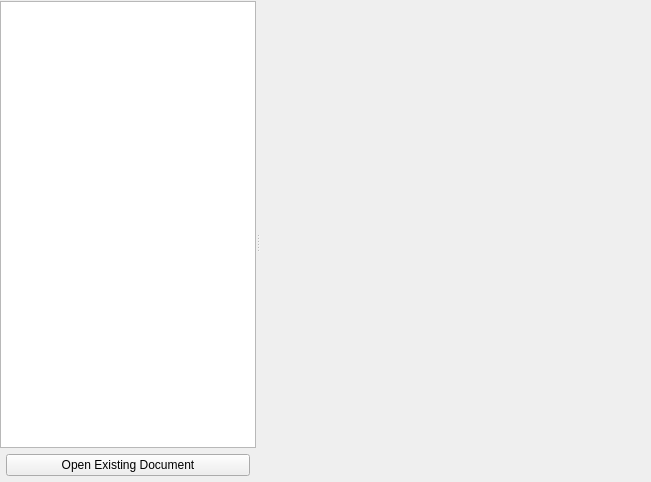
<?xml version="1.0" encoding="UTF-8"?>
<ui version="4.0">
 <class>KoOpenPaneBase</class>
 <widget class="QWidget" name="KoOpenPaneBase">
  <property name="geometry">
   <rect>
    <x>0</x>
    <y>0</y>
    <width>651</width>
    <height>482</height>
   </rect>
  </property>
  <layout class="QHBoxLayout" name="horizontalLayout">
   <property name="leftMargin">
    <number>0</number>
   </property>
   <property name="topMargin">
    <number>1</number>
   </property>
   <property name="rightMargin">
    <number>0</number>
   </property>
   <property name="bottomMargin">
    <number>0</number>
   </property>
   <item>
    <widget class="QSplitter" name="splitter">
     <property name="orientation">
      <enum>Qt::Horizontal</enum>
     </property>
     <widget class="QWidget" name="layoutWidget">
      <layout class="QVBoxLayout" name="verticalLayout">
       <property name="spacing">
        <number>0</number>
       </property>
       <item>
        <widget class="QTreeWidget" name="m_sectionList">
         <property name="sizePolicy">
          <sizepolicy hsizetype="Expanding" vsizetype="Expanding">
           <horstretch>0</horstretch>
           <verstretch>0</verstretch>
          </sizepolicy>
         </property>
         <property name="iconSize">
          <size>
           <width>48</width>
           <height>48</height>
          </size>
         </property>
         <property name="rootIsDecorated">
          <bool>false</bool>
         </property>
         <property name="uniformRowHeights">
          <bool>false</bool>
         </property>
         <property name="sortingEnabled">
          <bool>true</bool>
         </property>
         <property name="allColumnsShowFocus">
          <bool>true</bool>
         </property>
         <attribute name="headerVisible">
          <bool>false</bool>
         </attribute>
         <column>
          <property name="text">
           <string notr="true">1</string>
          </property>
         </column>
        </widget>
       </item>
       <item>
        <widget class="QFrame">
         <property name="fixedHeight">
          <number>1</number>
         </property>
         <property name="frameStyle">
          <enum>QFrame::HLine</enum>
         </property>
        </widget>
       </item>
       <item>
        <layout class="QVBoxLayout" name="openExistingWrapper">
         <property name="leftMargin">
          <number>6</number>
         </property>
         <property name="topMargin">
          <number>6</number>
         </property>
         <property name="rightMargin">
          <number>6</number>
         </property>
         <property name="bottomMargin">
          <number>6</number>
         </property>
         <item>
          <widget class="QPushButton" name="m_openExistingButton">
           <property name="text">
            <string>Open Existing Document</string>
           </property>
          </widget>
         </item>
        </layout>
       </item>
      </layout>
     </widget>
     <widget class="QStackedWidget" name="m_widgetStack">
      <property name="sizePolicy">
       <sizepolicy hsizetype="Preferred" vsizetype="Preferred">
        <horstretch>1</horstretch>
        <verstretch>0</verstretch>
       </sizepolicy>
      </property>
      <widget class="QWidget" name="WStackPage"/>
     </widget>
    </widget>
   </item>
  </layout>
 </widget>
 <resources/>
 <connections/>
</ui>
